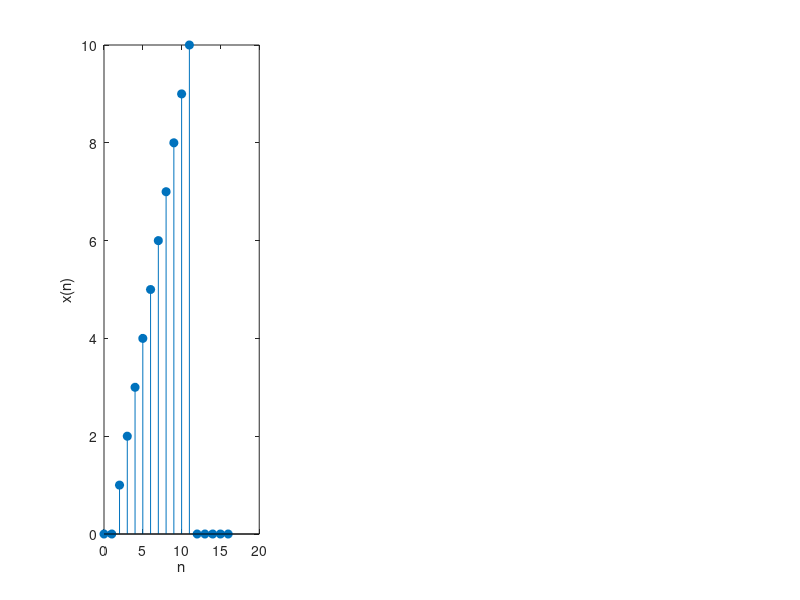

This figure's MATLAB source: (Note: this script raises an error after producing the figure.)
n=0:9;
N=6;
x=n+1;
Lenx= length(x);
h=[1 0 -1];
M=length(h);
M1=M-1;
L=N-M1;
hz=[h zeros(1,N-M)]; %Appending N-M Zeros
nhz=0:length(hz)-1;
xz=[zeros(1,M1) x zeros(1,N-1)]; %Preappending M-1 Zeros
nxz=0:length(xz)-1;
K=ceil((Lenx+M1-1)/L);
y=zeros(K,N);
for i=0:K-1
xi=xz(i*L+1:i*L+N)
for j=0:N-1
m=0:N-1;
n1=mod(j-m,N);
hs=hz(n1+1);
xh=xi.*hs;
y(i+1,j+1)=sum(xh);
end
end
y=y(:,M:N)'; %DiscaRding First M-1 Samples
y=[y(:)]'; %Concatening The Output
ny=0:length(y)-1;
subplot(1,3,1);
stem(nxz,xz,'filled');
xlabel('n');
ylabel('x(n)');
subtitle('x(n)');
title("Using Overlap-save method");
subplot(1,3,2);
stem(nhz,hz,'filled');
xlabel('n');
ylabel('h(n)');
subtitle('h(n)');
subplot(1,3,3);
stem(ny,y,'filled');
xlabel('n');
ylabel('y(n)');
subtitle('y(n)');